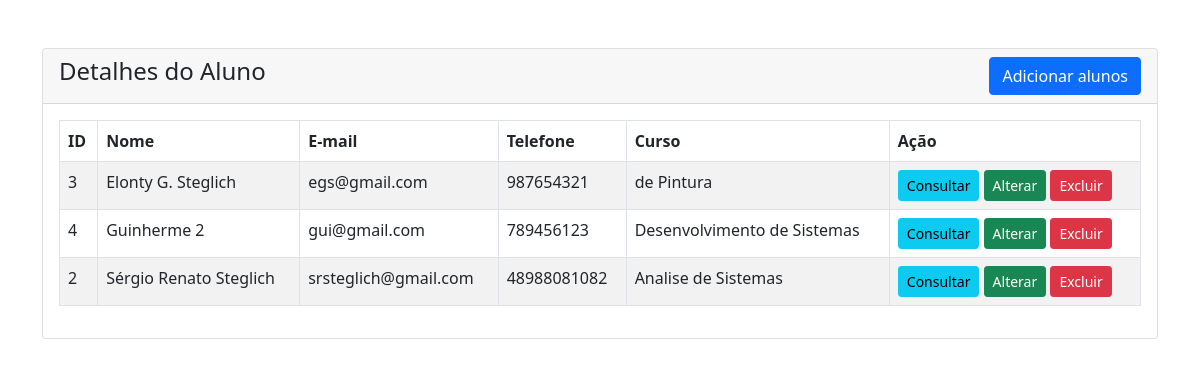
The page / on the database its author committed.
### tables this page shows
CREATE TABLE IF NOT EXISTS `alunos` (
  `id` int NOT NULL AUTO_INCREMENT,
  `nome` varchar(100) NOT NULL,
  `email` varchar(100) NOT NULL,
  `telefone` varchar(100) NOT NULL,
  `curso` varchar(100) NOT NULL,
  `data_inserido` timestamp NOT NULL DEFAULT CURRENT_TIMESTAMP ON UPDATE CURRENT_TIMESTAMP,
  PRIMARY KEY (`id`)
);

### index.php (the view, shortened to what this page needs)
<?php
require 'conexao.php';
include('includes/header.php');
?>
<div class="container mt-5">
    <div class="row">
        <div class="col-md-12">
            <div class="card">
                <div class="card-header">
                    <h4>
                        Detalhes do Aluno
                        <a href="aluno-create.php" class="btn btn-primary float-end">Adicionar alunos</a>
                    </h4>
                </div>
                <div class="card-body">
                    <table class="table table-bordered table-striped">
                        <thead>
                            <tr>
                                <th>ID</th>
                                <th>Nome</th>
                                <th>E-mail</th>
                                <th>Telefone</th>
                                <th>Curso</th>
                                <th>Ação</th>
                            </tr>
                        </thead>
                        <tbody>
                            <?php
                            $query = "SELECT * FROM alunos ORDER BY nome ASC";
                            $query_run = mysqli_query($conn, $query);
                            if (mysqli_num_rows($query_run)  > 0) {
                                foreach ($query_run as $aluno) {
                            ?>
                                    <tr>
                                        <td><?= $aluno['id'];   ?></td>
                                        <td><?= $aluno['nome'];   ?></td>
                                        <td><?= $aluno['email'];   ?></td>
                                        <td><?= $aluno['telefone'];   ?></td>
                                        <td><?= $aluno['curso'];   ?></td>
                                        <td>
                                            <a href="aluno-view.php?id=<?= $aluno['id']; ?> " class="btn btn-info btn-sm">Consultar</a>
                                            <a href="aluno-edit.php?id=<?= $aluno['id']; ?> " class="btn btn-success btn-sm">Alterar</a>
                                            <form action="lidar.php" method="POST" class="d-inline">
                                                <button type="submit" name="delete-aluno" value="<?= $aluno['id']; ?>" class="btn btn-danger btn-sm">Excluir</button>
                                            </form>
                                        </td>
                                    </tr>
                            <?php
                                }
                            } else {
                                print "<h5>Nenhum Registro Encontrado </h5>";
                            }
                            ?>
                        </tbody>
                    </table>
                </div>
            </div>
        </div>
    </div>
</div>
<?php include('includes/footer.php'); ?>

### includes/header.php (shortened to what this page needs)
<!doctype html>
<html lang="pt_BR">
<head>
    <link href="https://cdn.jsdelivr.net/npm/bootstrap@5.0.2/dist/css/bootstrap.min.css" rel="stylesheet">
</head>
<body>

### includes/footer.php (shortened to what this page needs)
</body>
</html>

### rows shown on the page
alunos: id "3", nome "Elonty G. Steglich", email "egs@gmail.com", telefone "987654321", curso "de Pintura"
alunos: id "4", nome "Guinherme 2", email "gui@gmail.com", telefone "789456123", curso "Desenvolvimento de Sistemas"
alunos: id "2", nome "Sérgio Renato Steglich", email "srsteglich@gmail.com", telefone "48988081082", curso "Analise de Sistemas"
